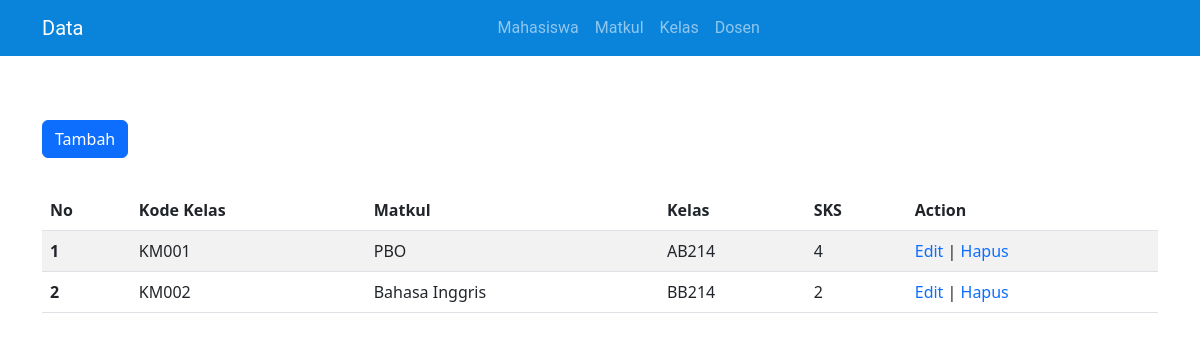
Page /matkul.php on the committed database.
### tables this page shows
CREATE TABLE `matkul` (
  `kode_matkul` varchar(5) NOT NULL,
  `nama_matkul` varchar(150) NOT NULL,
  `id_kelas` int(10) NOT NULL,
  `sks` int(10) NOT NULL
);

CREATE TABLE `kelas` (
  `id` int(10) NOT NULL,
  `kode_kelas` varchar(5) NOT NULL
);

### matkul.php (the view, shortened to what this page needs)
<?php
    include 'layout/header.php';
?>
<section>
      <div class="container my-5">
        <div class="row">
          <div class="col-12 my-3">
            <button type="button" class="btn btn-primary" data-bs-toggle="modal" data-bs-target="#insert_matkul">
              Tambah
            </button>
          </div>
          <div class="col-12 my-3">
            <table class="table table-striped">
              <thead>
                <tr>
                  <th scope="col">No</th>
                  <th scope="col">Kode Kelas</th>
                  <th scope="col">Matkul</th>
                  <th scope="col">Kelas</th>
                  <th scope="col">SKS</th>
                  <th scope="col">Action</th>
                </tr>
              </thead>
              <tbody>
              <?php
                    $no = 1;
                    $datas = mysqli_query($conn, "SELECT * FROM matkul,kelas where matkul.id_kelas = kelas.id");
                    while($all = mysqli_fetch_assoc($datas)){
                ?>
                <tr>
                  <th scope="row"><?= $no++; ?></th>
                  <td><?= $all["kode_matkul"]; ?></td>
                  <td><?= $all["nama_matkul"]; ?></td>
                  <td><?= $all['kode_kelas']; ?></td>
                  <td><?= $all['sks']; ?></td>
                  <td>
                    <a button type="button" data-bs-toggle="modal" data-bs-target="#editmatkul<?= $all['kode_matkul'] ?>" class="text-decoration-none">Edit</a>
                    |
                    <a button type="button" data-bs-toggle="modal" data-bs-target="#hapusmatkul<?= $all['kode_matkul'] ?>"class="text-decoration-none">Hapus</a>
                  </td>
                </tr>
                <?php
                }
                ?>
              </tbody>
            </table>
          </div>
        </div>
      </div>
    </section>
<?php
    include 'layout/footer.php';
?>

### rows in the picture
matkul: kode_matkul "KM001", nama_matkul "PBO", id_kelas.kode_kelas "AB214", sks "4"
matkul: kode_matkul "KM002", nama_matkul "Bahasa Inggris", id_kelas.kode_kelas "BB214", sks "2"
